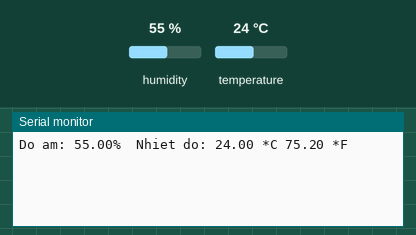
The sketch below on a simulated Arduino Uno, built with avr-gcc and run on an emulated ATmega328P. Shown: the last lines printed to the serial monitor. Inputs (shaded band) come from the test bench; at power-on: humidity 55 %, temperature 24 °C.

Above: at 18.0 s.
18.1 s: humidity set to 22 %
At 21.5 s:
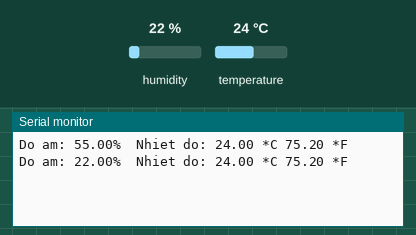
33.1 s: temperature set to 12 °C
At 41.0 s:
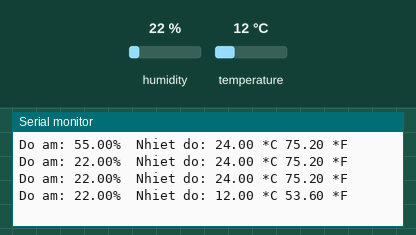
48.1 s: humidity set to 40 %
At 50.7 s:
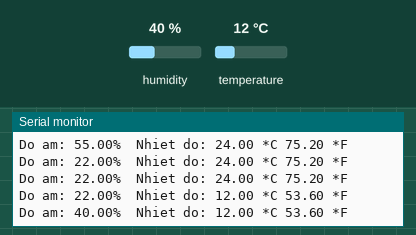
Timing chart, 0 to 52.2 s (numbered marks = the images above; inputs shaded):
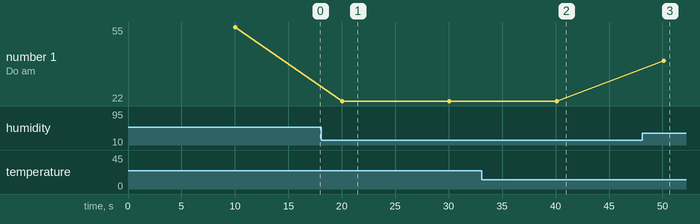

Measured:
- after the input at 18.1 s, the serial monitor: prints a new line after 1.9 s (image 1)
- after the input at 33.1 s, the serial monitor: prints a new line after 7.0 s (image 2)
- after the input at 48.1 s, the serial monitor: prints a new line after 2.0 s (image 3)
- plotted number 1: 55 → 22 after the input at 18.1 s, 22 → 40 after the input at 48.1 s

The sketch:

dht11_read.ino
```cpp
#include "DHT.h" // declaration library DHT11
const int DHTPIN = 14; //read data from DHT11 at GPIO14 pin connected to sensor (D5)
const int DHTTYPE = DHT11; //declaration the sensor type, there are 2 types: DHT11 and DHT22
DHT dht(DHTPIN, DHTTYPE);
void setup() {
Serial.begin(115200);
dht.begin(); // sensor start
}
void loop() {

// wait a few seconds between measurements
delay(10000);
float h = dht.readHumidity(); //Read humidity
float t = dht.readTemperature(); //Read temperature in degrees Celsius
float f = dht.readTemperature(true); //Read temperature in degrees Fahrenheit
Serial.print("Do am: ");
Serial.print(h); // display humidity
Serial.print("%\t");
Serial.print("Nhiet do: ");
Serial.print(t); // display temperature C
Serial.print(" *C ");
Serial.print(f); // display temperature F
Serial.println(" *F ");
Serial.println();
}
```
